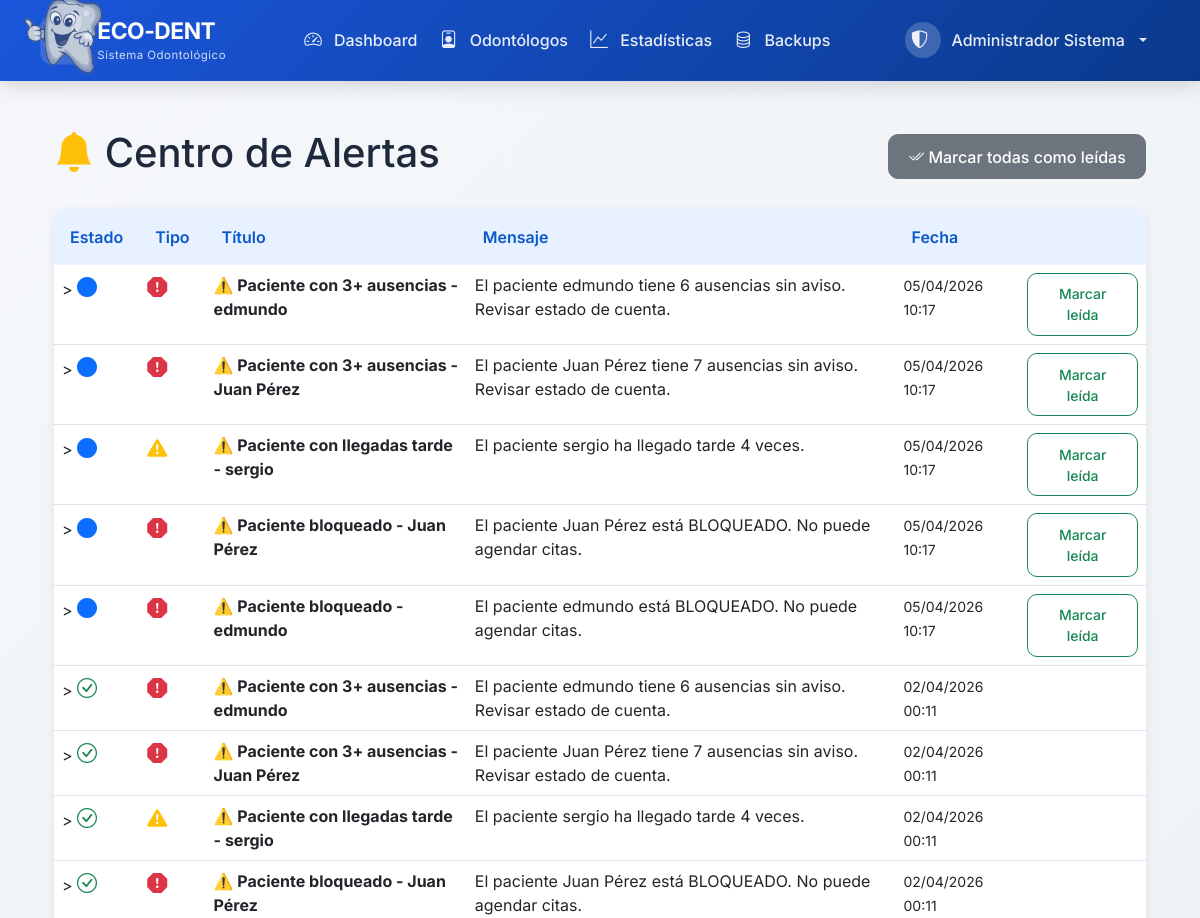
The app's page /public/admin/ver_todas_alertas.php (signed in, upper part), older data.
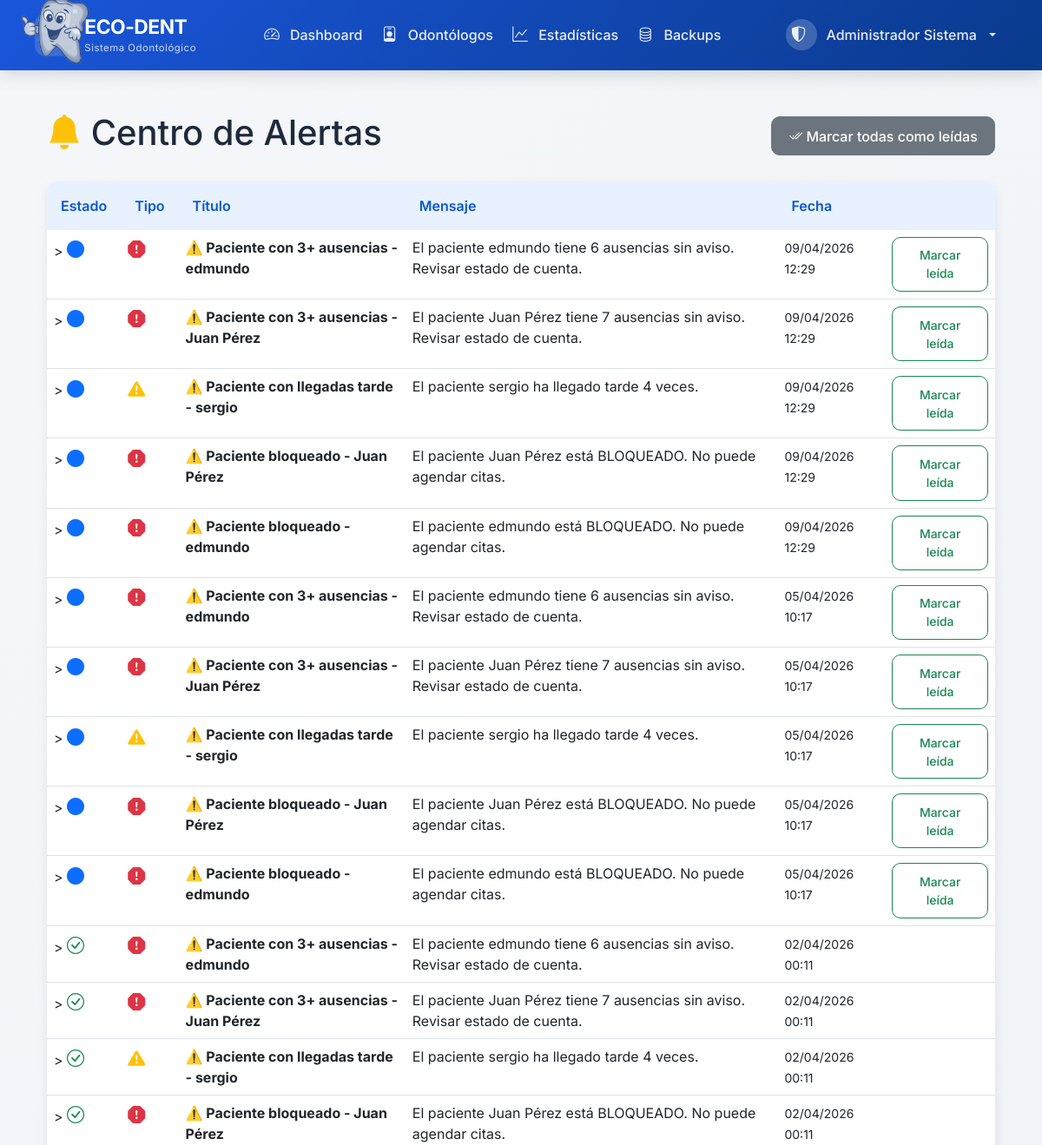
The same page, newer data.
### tables this page shows
CREATE TABLE `alertas` (
  `id_alerta` int(11) NOT NULL AUTO_INCREMENT,
  `id_usuario` int(11) DEFAULT NULL,
  `id_regla` int(11) DEFAULT NULL,
  `titulo` varchar(200) NOT NULL,
  `mensaje` text NOT NULL,
  `tipo` enum('info','warning','danger','success') DEFAULT 'info',
  `leida` tinyint(1) DEFAULT 0,
  `fecha_creacion` datetime DEFAULT current_timestamp(),
  PRIMARY KEY (`id_alerta`),
  KEY `idx_usuario` (`id_usuario`),
  KEY `idx_no_leidas` (`leida`),
  CONSTRAINT `alertas_ibfk_1` FOREIGN KEY (`id_usuario`) REFERENCES `usuarios` (`id_usuario`) ON DELETE CASCADE
);

### public/admin/ver_todas_alertas.php (the view, shortened to what this page needs)
<?php
$conexion = conectarBD();
$alertas = $conexion->prepare("
    SELECT a.*, r.nombre as regla_nombre
    FROM alertas a
    LEFT JOIN reglas_alertas r ON a.id_regla = r.id_regla
    WHERE a.id_usuario = ?
    ORDER BY a.fecha_creacion DESC
");
$alertas->bind_param("i", $_SESSION['id_usuario']);
$alertas->execute();
$alertas_lista = $alertas->get_result();
require_once '../../includes/header.php';
?>
<div class="container mt-4">
    <div class="d-flex justify-content-between align-items-center mb-4">
        <h1><i class="bi bi-bell-fill text-warning"></i> Centro de Alertas</h1>
        <a href="?marcar_todas=1" class="btn btn-secondary" onclick="return confirm('¿Marcar todas como leídas?')">
            <i class="bi bi-check2-all"></i> Marcar todas como leídas
        </a>
    </div>
    <div class="card">
        <div class="card-body p-0">
            <table class="table table-hover mb-0">
                <thead class="table-light">
                    <tr>
                        <th>Estado</th>
                        <th>Tipo</th>
                        <th>Título</th>
                        <th>Mensaje</th>
                        <th>Fecha</th>
                        <th></th>
                    </tr>
                </thead>
                <tbody>
                    <?php if ($alertas_lista->num_rows > 0): ?>
                        <?php while($alerta = $alertas_lista->fetch_assoc()): ?>
                        <tr>
                            <td>>
                                <?php if ($alerta['leida']): ?>
                                    <i class="bi bi-check-circle text-success fs-5" title="Leída"></i>
                                <?php else: ?>
                                    <i class="bi bi-circle-fill text-primary fs-5" title="No leída"></i>
                                <?php endif; ?>
                            </td>
                            <td>
                                <?php
                                $icono = 'info-circle';
                                $color = 'info';
                                if ($alerta['tipo'] == 'danger') {
                                    $icono = 'exclamation-octagon';
                                    $color = 'danger';
                                } elseif ($alerta['tipo'] == 'warning') {
                                    $icono = 'exclamation-triangle';
                                    $color = 'warning';
                                }
                                ?>
                                <i class="bi bi-<?php echo $icono; ?>-fill text-<?php echo $color; ?> fs-5"></i>
                            </td>
                            <td><strong><?php echo htmlspecialchars($alerta['titulo']); ?></strong></td>
                            <td><?php echo htmlspecialchars($alerta['mensaje']); ?></td>
                            <td><small><?php echo date('d/m/Y H:i', strtotime($alerta['fecha_creacion'])); ?></small></td>
                            <td>
                                <?php if (!$alerta['leida']): ?>
                                    <a href="?marcar=<?php echo $alerta['id_alerta']; ?>" class="btn btn-sm btn-outline-success">
                                        Marcar leída
                                    </a>
                                <?php endif; ?>
                            </td>
                        </tr>
                        <?php endwhile; ?>
                    <?php endif; ?>
                </tbody>
            </table>
        </div>
    </div>
</div>
<?php require_once '../../includes/footer.php'; ?>

Row changes from the older to the newer data that the page shows:
added alertas: leida 0 (drawn), titulo "⚠️ Paciente con 3+ ausencias - edmundo", mensaje "El paciente edmundo tiene 6 ausencias sin aviso. Revisar estado de cuenta.", fecha_creacion "09/04/2026 12:29"
added alertas: leida 0 (drawn), titulo "⚠️ Paciente con 3+ ausencias - Juan Pérez", mensaje "El paciente Juan Pérez tiene 7 ausencias sin aviso. Revisar estado de cuenta.", fecha_creacion "09/04/2026 12:29"
added alertas: leida 0 (drawn), titulo "⚠️ Paciente con llegadas tarde - sergio", mensaje "El paciente sergio ha llegado tarde 4 veces.", fecha_creacion "09/04/2026 12:29"
added alertas: leida 0 (drawn), titulo "⚠️ Paciente bloqueado - Juan Pérez", mensaje "El paciente Juan Pérez está BLOQUEADO. No puede agendar citas.", fecha_creacion "09/04/2026 12:29"
added alertas: leida 0 (drawn), titulo "⚠️ Paciente bloqueado - edmundo", mensaje "El paciente edmundo está BLOQUEADO. No puede agendar citas.", fecha_creacion "09/04/2026 12:29"
